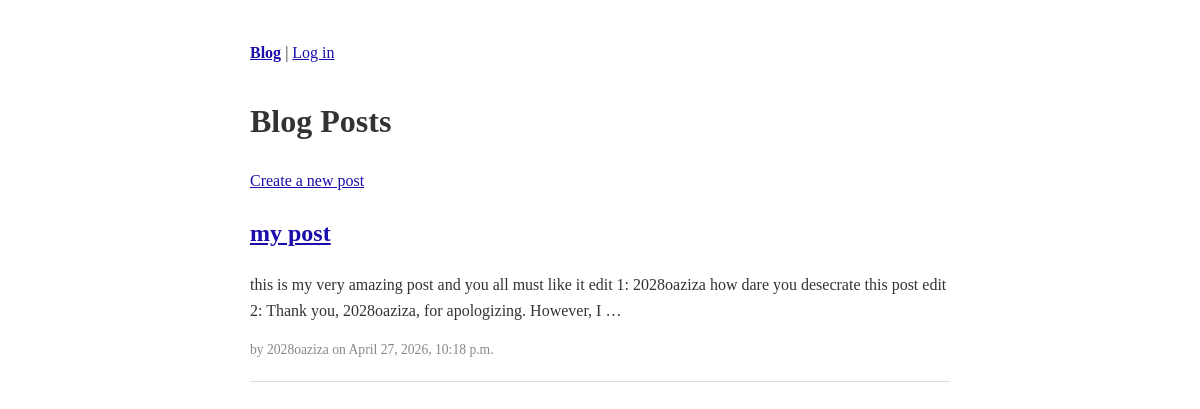
The page / on the database its author committed.
### blog/models.py (models this page shows)
class Post(models.Model):
    title = models.CharField(max_length = 200)
    content = models.TextField()
    author = models.ForeignKey(User, on_delete = models.CASCADE)
    created_at = models.DateTimeField(auto_now_add=True)
    updated_at = models.DateTimeField(auto_now=True)
    date = models.DateField(default=timezone.now)

### blog/views.py (the view)
# urls.py: path('', views.post_list, name='post_list'),
def post_list(request):
    posts = Post.objects.all().order_by('-created_at')
    return render(request, 'blog/post_list.html', {'posts': posts})

### blog/templates/blog/post_list.html (shortened to what this page needs)
{% extends 'blog/base.html' %}
{% block content %}
<h1>Blog Posts</h1>
<a href = "{% url 'post_create' %}">Create a new post</a>
{% for post in posts %}
    <h2><a href = "{% url 'post_detail' post.pk %}">{{post.title}}</a></h2>
    <p>{{post.content|truncatewords:30}}</p>
    <p class = "meta">by {{post.author.username}} on {{post.created_at}}</p>
    <hr>
{% empty %}
    <p> No posts yet. </p>
{% endfor %}
{% endblock %}

### blog/templates/blog/base.html (style rules this page uses)
body { font-family: Georgia, serif; max-width: 700px; margin: 40px auto; padding: 0 20px; line-height: 1.6; color: #333; }
a { color: #1a0dab; }
hr { border: none; border-top: 1px solid #ddd; margin: 20px 0; }
.meta { color: #888; font-size: 0.85em; }

### rows shown on the page
Post: title "my post", content "this is my very amazing post and you all must like it edit 1: 2028oaziza how dare you desecrate this post edit 2: Thank you, 2028oaziza, for apologizing. However, I …", author.username "2028oaziza", created_at "April 27, 2026, 10:18 p.m."
